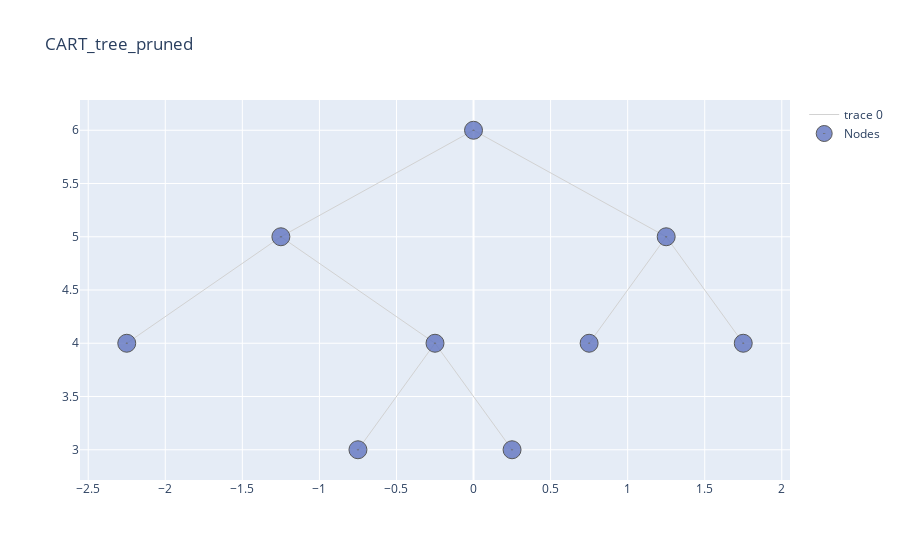

Notebook code for this chart:
### Code cell
alpha, pruned_table = cart.pruning(features_test, n_features_test, y_test, table = True, merge_leaves = True)
pruned_table#.style.hide_index()

### Figure 1 — Plotly figure (JSON) as saved in the notebook; plotly's stock layout.template omitted (floating-point values rounded to 4 significant figures)
{"data": [{"hoverinfo": "none", "line": {"color": "rgb(210,210,210)", "width": 1}, "mode": "lines", "type": "scatter", "x": [0, -1.25, null, 0, 1.25, null, -1.25, -2.25, null, -1.25, -0.25, null, 1.25, 0.75, null, 1.25, 1.75, null, -0.25, -0.75, null, -0.25, 0.25, null], "y": [6, 5, null, 6, 5, null, 5, 4, null, 5, 4, null, 5, 4, null, 5, 4, null, 4, 3, null, 4, 3, null]}, {"hoverinfo": "text", "marker": {"color": "#6175c1", "line": {"color": "rgb(50,50,50)", "width": 1}, "size": 18, "symbol": "circle-dot"}, "mode": "markers", "name": "Nodes", "opacity": 0.8, "text": ["n10, Class: NO, gini : 0.0, Samples : 5", "n6, Class: YES, gini : 0.4, Samples : 33", "n7, Class: NO, gini : 0.36, Samples : 194", "n1, ShelveLoc in (b'Bad', b'Medium'), Class:NO, gini : 0.48, Samples: 280", "n2, Price>121.0, Class:YES, gini : 0.33, Samples: 53", "n4, Class: YES, gini : 0.07, Samples : 27", "n5, Income>36.0, Class:YES, gini : 0.47, Samples: 26", "n11, Class: YES, gini : 0.36, Samples : 21", "n3, Price>92.5, Class:NO, gini : 0.42, Samples: 227"], "type": "scatter", "x": [-0.75, 0.75, 1.75, 0, -1.25, -2.25, -0.25, 0.25, 1.25], "y": [3, 4, 4, 6, 5, 4, 4, 3, 5]}], "layout": {"title": {"text": "CART_tree_pruned"}}}
